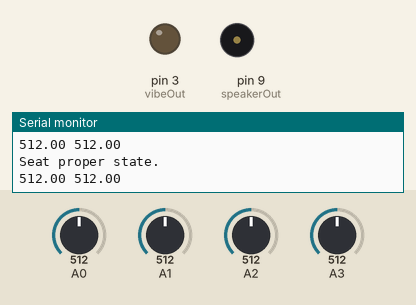
Recording of a sketch running on a simulated Arduino Uno, built with avr-gcc and run on an emulated ATmega328P. Parts: output pins drawn as LEDs (lit = HIGH), buzzer (waves = sounding, pin HIGH), the last lines printed to the serial monitor. Inputs (shaded band) come from the test bench; at power-on: A2 = 512, A0 = 512, A1 = 512, A3 = 512.

Above: at 1.2 s.
1.3 s: A2 set to 558
4.3 s: A2 set to 585
At 5.1 s:
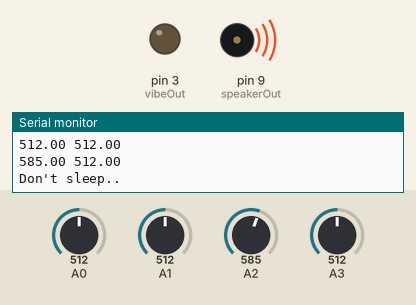
7.3 s: A0 set to 105
At 7.54 s:
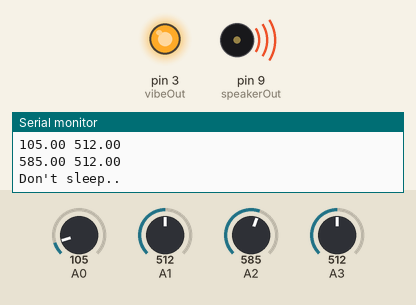
10.3 s: A0 set to 90
13.3 s: A1 set to 106
16.3 s: A1 set to 93
Timing chart, 0 to 20.3 s (numbered marks = the images above; inputs shaded):
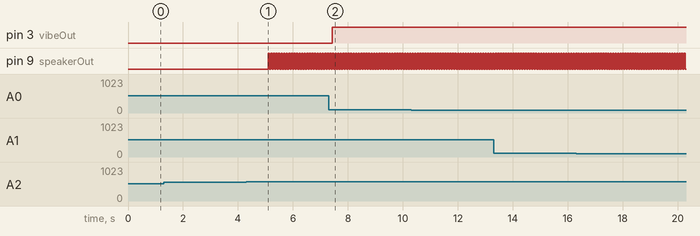

The sketch:

SmartChair.ino
```cpp
#include <avr/sleep.h>

class Timer
{
  public:
    bool isOn = false;
    long endTime;
    long curTime;

    Timer(long endTime_Second)
    {
      curTime = 0;
      endTime = endTime_Second * 1000;
    }

    Timer(float endTime_float)
    {
      curTime = 0;
      endTime = (long)(endTime_float * 1000);
    }

    void setTime(long endTime_Second)
    {
      endTime = endTime_Second * 60*1000;
    }

    void showTime()
    {
      Serial.println(curTime);
    }

    bool isTimeEnd()
    {
      if (curTime >= endTime)
        return true;
      else
        return false;
    }

    void reset()
    {
      curTime = 0;
      isOn = false;
    }

    void on()
    {
      isOn = true;
      prevT = (long)millis();
    }

    void off()
    {
      isOn = false;
    }

    void timeCheck()
    {
      if (isOn)
      {
        curT = (long)millis();
        deltaT = curT - prevT;
        curTime += deltaT;
        prevT = (long)millis();
      }
    }

  private :

    long curT = 0;
    long prevT = 0;
    long deltaT = 0;
};

#define NOTE_B0  31
#define NOTE_C1  33
#define NOTE_CS1 35
#define NOTE_D1  37
#define NOTE_DS1 39
#define NOTE_E1  41
#define NOTE_F1  44
#define NOTE_FS1 46
#define NOTE_G1  49
#define NOTE_GS1 52
#define NOTE_A1  55
#define NOTE_AS1 58
#define NOTE_B1  62
#define NOTE_C2  65
#define NOTE_CS2 69
#define NOTE_D2  73
#define NOTE_DS2 78
#define NOTE_E2  82
#define NOTE_F2  87
#define NOTE_FS2 93
#define NOTE_G2  98
#define NOTE_GS2 104
#define NOTE_A2  110
#define NOTE_AS2 117
#define NOTE_B2  123
#define NOTE_C3  131
#define NOTE_CS3 139
#define NOTE_D3  147
#define NOTE_DS3 156
#define NOTE_E3  165
#define NOTE_F3  175
#define NOTE_FS3 185
#define NOTE_G3  196
#define NOTE_GS3 208
#define NOTE_A3  220
#define NOTE_AS3 233
#define NOTE_B3  247
#define NOTE_C4  262
#define NOTE_CS4 277
#define NOTE_D4  294
#define NOTE_DS4 311
#define NOTE_E4  330
#define NOTE_F4  349
#define NOTE_FS4 370
#define NOTE_G4  392
#define NOTE_GS4 415
#define NOTE_A4  440
#define NOTE_AS4 466
#define NOTE_B4  494
#define NOTE_C5  523
#define NOTE_CS5 554
#define NOTE_D5  587
#define NOTE_DS5 622
#define NOTE_E5  659
#define NOTE_F5  698
#define NOTE_FS5 740
#define NOTE_G5  784
#define NOTE_GS5 831
#define NOTE_A5  880
#define NOTE_AS5 932
#define NOTE_B5  988
#define NOTE_C6  1047
#define NOTE_CS6 1109
#define NOTE_D6  1175
#define NOTE_DS6 1245
#define NOTE_E6  1319
#define NOTE_F6  1397
#define NOTE_FS6 1480
#define NOTE_G6  1568
#define NOTE_GS6 1661
#define NOTE_A6  1760
#define NOTE_AS6 1865
#define NOTE_B6  1976
#define NOTE_C7  2093
#define NOTE_CS7 2217
#define NOTE_D7  2349
#define NOTE_DS7 2489
#define NOTE_E7  2637
#define NOTE_F7  2794
#define NOTE_FS7 2960
#define NOTE_G7  3136
#define NOTE_GS7 3322
#define NOTE_A7  3520
#define NOTE_AS7 3729
#define NOTE_B7  3951
#define NOTE_C8  4186
#define NOTE_CS8 4435
#define NOTE_D8  4699
#define NOTE_DS8 4978

#include "seatState.h"

const int speakerOut = 9;
const int vibeOut = 3;
char incomingByte;  // incoming data
bool isStarted = false;
bool isRestTime = false;
int DEBUG = 1;
int temp = 0;
bool updown = true;


bool isAlarm = false;
bool isSitting = false;


long prev_time = 0;
long current_time = 0;
long delta_time = 0;
long timer_started = 0;
long timeEnd = 5000;
String rcvMsg;
String rcvByte;

// Set overall tempo
long tempo = 10000;
// Set length of pause between notes
int pause = 1000;
// Loop variable to increase Rest length
int rest_count = 100; //<-BLETCHEROUS HACK; See NOTES

// Initialize core variables
int tone_ = 0;
int beat = 0;
long duration  = 0;


int melody[] = {  NOTE_C7, NOTE_D7, NOTE_E7, NOTE_F7, NOTE_G7, NOTE_A6, NOTE_B5, NOTE_C6 };
int beats[]  = { 64, 64, 64, 64, 64, 64, 64, 64};
int MAX_COUNT = sizeof(melody) / 2; // Melody length, for looping.


Timer* timer_sit;
Timer* timer_leave;
Timer* timer_posture;
Timer* timer_rest;
Timer* timer_alarm;
Timer* timer_vibeTerm;
Timer* timer_sleep;

//chair_pose
float fsr1, fsr2, fsr3, fsr4;

//소리 켜고 끄기
bool vibeIsOn = false;

int myPin=0000;


void setup() {

  timer_sit = new Timer((long)5);
  timer_leave = new Timer((long)5);
  timer_posture = new Timer((long)5);
  timer_rest = new Timer((long)5);
  timer_alarm = new Timer(0.0014f);
  timer_vibeTerm = new Timer((long)3);
  timer_sleep = new Timer((long)120);

  if (DEBUG) {
    Serial.begin(9600); // initialization
  }

  pinMode(vibeOut, OUTPUT);//진동 입력
  pinMode(speakerOut, OUTPUT);
  Serial.println("Press 1 to LED ON or 0 to LED OFF...");

  //chair_pose
  pinMode(A0, INPUT);//fsr1 입력
  pinMode(A1, INPUT);//fsr2 입력
  pinMode(A2, INPUT);//fsr3 입력
  pinMode(A3, INPUT);//fsr4 입력

  fsr1 = analogRead(A0);
  fsr2 = analogRead(A1);
  fsr3 = analogRead(A2);
  fsr4 = analogRead(A3);
}

bool isOn(uint8_t pin_in)
{
  int data = digitalRead(pin_in);

  if (data) return true;
  else return false;
}

void wakeUpNow() {
  //JUST FOR WAKING UP ARDUINO!
}

// PLAY TONE  ==============================================
// Pulse the speaker to play a tone for a particular duration
void playTone() {
  long elapsed_time = 0;
  if (tone_ > 0) { // if this isn't a Rest beat, while the tone has
    //  played less long than 'duration', pulse speaker HIGH and LOW
    while (elapsed_time < duration) {

      digitalWrite(speakerOut, HIGH);
      delayMicroseconds(tone_ / 2);

      // DOWN
      digitalWrite(speakerOut, LOW);
      delayMicroseconds(tone_ / 2);

      // Keep track of how long we pulsed
      elapsed_time += (tone_);
    }
  }
  else { // Rest beat; loop times delay
    for (int j = 0; j < rest_count; j++) { // See NOTE on rest_count
      delayMicroseconds(duration);
    }
  }
}

//isOn, playTone 함수 사용 가능
void loop() {

  timer_alarm->timeCheck();
  timer_sit->timeCheck();
  timer_leave->timeCheck();
  timer_posture->timeCheck();
  timer_rest->timeCheck();
  timer_vibeTerm->timeCheck();
  timer_sleep->timeCheck();

  int num = digitalRead(vibeOut);
  current_time = (long) millis();
  delta_time = current_time - prev_time;

  if (isStarted) {
    isStarted = false;
    timer_sit->reset();
    timer_sit->on();
    timer_sit->showTime();
  }

  if (Serial.available() > 0) {  // if the data came
    rcvMsg = Serial.readString(); // read byte
    /*
        rcvByte[0]=incomingByte;
        rcvByte[1]='\0';
        strcat(rcvMsg,rcvByte);
        Serial.println(rcvMsg);
      */

    if(rcvMsg[0]=='P'&& rcvMsg[1] == 'I' && rcvMsg[2]=='N')
    {
      String rcvPin_str= rcvMsg.substring(3);
      int rcvPin=atoi(rcvPin_str.c_str());
      if(rcvPin==myPin)
      Serial.println("LOGIN");
      else
      Serial.println("DENY");
    }

    if (rcvMsg[0] == 'S' && rcvMsg[1] == 'E' && rcvMsg[2] == 'T')
    {
      String timeString = rcvMsg.substring(3);
      Serial.println(timeString);
      timer_sit->setTime((long)atoi(timeString.c_str()));
      Serial.println("ACK");
    }
    if (rcvMsg[0] == '0') {
      Serial.println("Received!");  // print message
    }
    if (rcvMsg[0] == 'D' && rcvMsg[1] == 'O') {
      isStarted = true;
    }

    if (rcvMsg[0] == '2') {
      timer_sit->showTime();
    }
  }

  /* 앉아있을 시간이 지나지 않았는데 일어나면 알람이 울린다
  if (isSitting == false && timer_sit->isOn) {
    isAlarm = true;
    timer_sit->reset();
  }
  */

  if (timer_sit->isTimeEnd()) {
    isAlarm = true;
    isRestTime = true;
    timer_sit->reset();
    Serial.println("LONG");
  }

  /* 쉬는 시간이 지나면 알람이 울려 자리에 앉도록 한다
  if (timer_rest->isTimeEnd()) {
    isAlarm = true;
    isRestTime = false;
    timer_rest->reset();
    Serial.println("SIT");
  }
  */
  if (isAlarm)
  if (isSitting && isRestTime == false)
  {
    isAlarm = false;
  }
  else if (isSitting == false && isRestTime)
  {
    isAlarm = false;
    /* 자리에서 일어나면 휴식시간을 재는 타이머가 작동한다.
    timer_rest->reset();
    timer_rest->on();
    timer_rest->showTime();
    */
  }

  if (isAlarm)
  {
    /* timer_alarm->on();
     if(timer_alarm->isTimeEnd())
     {
       updown=!updown;
       timer_alarm->reset();
       timer_alarm->on();
     }*/
    if (updown)
    {
      updown = !updown;
      digitalWrite(speakerOut, LOW);
    }
    else
    {
      updown = !updown;
      digitalWrite(speakerOut, HIGH);
    }
  }

  switch (getPose()) {
    case NO_SEAT:
      {
        isStarted = false;
        isSitting = false;
        vibeIsOn = false;
        timer_vibeTerm->reset();
        break;
      }
    case FRONT_SIDED: vibeIsOn = true; break;
    case CROSS_LEG: vibeIsOn = true; break;
    case SLEEP: vibeIsOn = true; break;
    case LEFT_SIDED: vibeIsOn = true; break;
    case RIGHT_SIDED: vibeIsOn = true; break;
    case GOOD:
      {
        if(isSitting == false) {
          isSitting = true;
          isStarted = true;
        }
        vibeIsOn = false;
        break;
      }
    deafult: break;
  }

  if (vibeIsOn && timer_vibeTerm->isOn == false) {
    timer_vibeTerm->on();
  }
  if (timer_vibeTerm->isTimeEnd() && vibeIsOn)
    digitalWrite(vibeOut, HIGH);
  else if (vibeIsOn == false) {
    digitalWrite(vibeOut, LOW);
  }

  prev_time = current_time;
  // Set up a counter to pull from melody[] and beats[]
  /*
  for (int i = 0; i < MAX_COUNT; i++) {
    playTone();
    tone_ = melody[i];
    beat = beats[i];

    duration = beat * tempo; // Set up timing

  }
  */

  if(isSitting == false && timer_sleep->isOn == false)
    timer_sleep->on();

  if(timer_sleep->isTimeEnd()) {
    set_sleep_mode(SLEEP_MODE_PWR_DOWN);
    sleep_enable();

    attachInterrupt(0, wakeUpNow, HIGH);
    sleep_mode();

    sleep_disable();
    detachInterrupt(0);
  }

}
```

PostureCheck.ino
```cpp
extern float fsr1, fsr2, fsr2, fsr4;

bool seatState(uint8_t pin_in, float* fsr) {
  float result = analogRead(pin_in);

  if((*fsr)*1.1 >= result && (*fsr)*0.9 <= result) {
    *fsr = (result + (*fsr)) / 2;
    return true;
  }
  else {
    *fsr = result;
    return false;
  }
}

int getPose() {
  bool fsr1set = seatState(A0, &fsr1);
  bool fsr2set = seatState(A1, &fsr2);
  bool fsr3set = seatState(A2, &fsr3);
  bool fsr4set = seatState(A3, &fsr4);

  Serial.print(fsr1);Serial.print(" ");
  Serial.println(fsr2);
  Serial.print(fsr3);Serial.print(" ");
  Serial.println(fsr4);

  //앉아있지 않다
  if(fsr1 < 5 && fsr2 < 5 && fsr3 < 5 && fsr4 < 5) {
    Serial.println("There's no person.");
    return NO_SEAT;
  }
  //앞쪽으로 치우쳐 앉는다
  else if(fsr1 < 50 || fsr2 < 50) {
    Serial.println("Put hip on the end of seat.");
    return FRONT_SIDED;
  }
  //다리를 꼰다
  else if(fsr3 < 50 || fsr4 < 50) {
    Serial.println("Don't cross legs.");
    return CROSS_LEG;
  }
  //엎드려 잔다
  else if(fsr3*0.9 > fsr1 || fsr4*0.9 > fsr2) {
    Serial.println("Don't sleep..");
    return SLEEP;
  }
  //좌우 균형
  else if(fsr1*0.7 > fsr2 || fsr3*0.7 > fsr4) {
    Serial.println("Left sided.");
    return LEFT_SIDED;
  }
  else if(fsr2*0.7 > fsr1 || fsr4*0.7 > fsr3) {
    Serial.println("Right sided.");
    return RIGHT_SIDED;
  }
  else {
    Serial.println("Seat proper state.");
    return GOOD;
  }
}
```

seatState.h
```cpp
enum {
  NO_SEAT,
  FRONT_SIDED,
  CROSS_LEG,
  SLEEP,
  LEFT_SIDED,
  RIGHT_SIDED,
  GOOD
};
```

Measured:
- the behaviour switches between 568 and 569 on A2 (found by bisection; images 0 and 1)
- by itself, pin 9 (speakerOut): alternates HIGH for 0.04 s and LOW for 0.04 s
